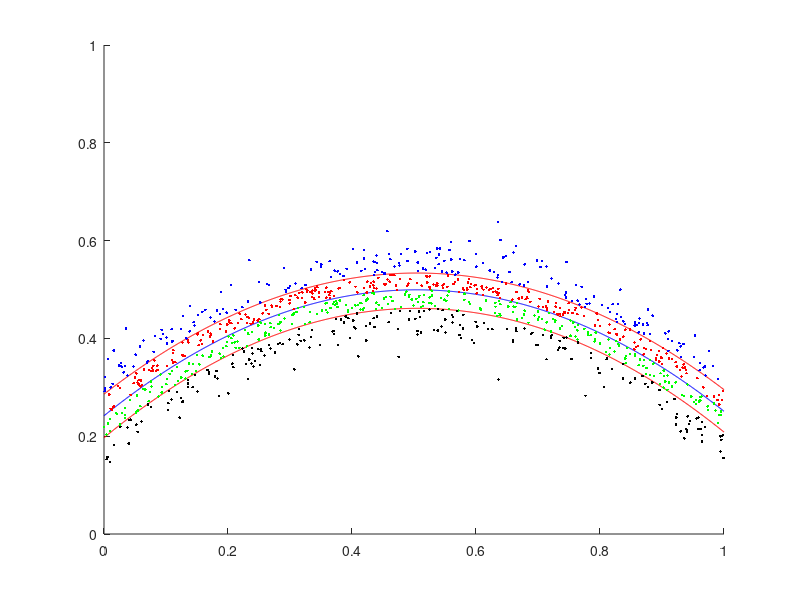

Here is the MATLAB script that generated this plot:
clc
clear
close all

samplenum=1000;
x=rand(samplenum,1);
y=-(x-0.5).^2+0.5+normrnd(0,0.05,samplenum,1);
figure
hold on


axis([0 1 0 1]);


pr = polyfit(x,y,2);
xr = 0:0.001:1;
yr = polyval(pr,xr);
plot(xr,yr,'b');

x1s=x(polyval(pr,x)<y,1);
y1s=y(polyval(pr,x)<y,1);
x2s=x(polyval(pr,x)>y,1);
y2s=y(polyval(pr,x)>y,1);


pr1 = polyfit(x1s,y1s,2);
xr1 = 0:0.001:1;
yr1 = polyval(pr1,xr1);
plot(xr1,yr1,'r');

x11s=x1s(polyval(pr1,x1s)<y1s,1);
y11s=y1s(polyval(pr1,x1s)<y1s,1);
x12s=x1s(polyval(pr1,x1s)>y1s,1);
y12s=y1s(polyval(pr1,x1s)>y1s,1);


pr2 = polyfit(x2s,y2s,2);
xr2 = 0:0.001:1;
yr2 = polyval(pr2,xr2);
plot(xr2,yr2,'r');

x21s=x2s(polyval(pr2,x2s)<y2s,1);
y21s=y2s(polyval(pr2,x2s)<y2s,1);
x22s=x2s(polyval(pr2,x2s)>y2s,1);
y22s=y2s(polyval(pr2,x2s)>y2s,1);



plot(x11s,y11s,'b.');
plot(x12s,y12s,'r.');
plot(x21s,y21s,'g.');
plot(x22s,y22s,'k.');



